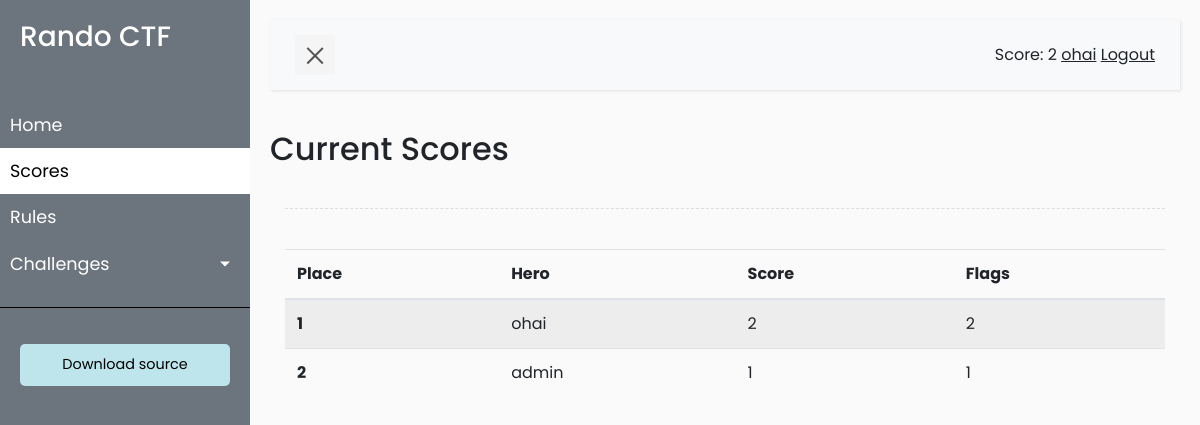
The page /scores (signed in) on the database its author committed.
### tables this page shows
CREATE TABLE `site_data` (
	`id`	INTEGER PRIMARY KEY AUTOINCREMENT UNIQUE,
	`setting_name`	TEXT,
	`setting_value`	TEXT
);

CREATE TABLE "users" (
	`id`	INTEGER PRIMARY KEY AUTOINCREMENT,
	`username`	TEXT,
	`password`	TEXT,
	`email`	TEXT,
	`score`	INTEGER,
	`admin`	INTEGER DEFAULT 0
);

### app.py (the view)
@app.route('/scores')
def scores_route():
	score_data = get_scores()
	user_info = get_user_info(session.get('userid',0))
	challenges = get_challenges()
	hl_path = get_hl_path(request.path)
	site_data = get_site_data()
	return render_template('scores.html',logged_in=is_logged_in(),user_info=user_info,score_data=score_data, challenges=challenges,
							hl_path=hl_path,site_data=site_data)

### app.py (called while the page is built, shortened)
def dict_factory(cursor, row):
	d = {}
	for idx, col in enumerate(cursor.description):
		d[col[0]] = row[idx]
	return d

def get_db():
	db = getattr(g, '_database', None)
	if db is None:
		db = g._database = sqlite3.connect(DATABASE)
		db.row_factory = dict_factory
	return db

@app.teardown_appcontext
def close_connection(exception):
	db = getattr(g, '_database', None)
	if db is not None:
		db.close()

def is_logged_in():
	return True if session.get('userid') else False

def get_user_solved(userid):
	try:
		cur = get_db().cursor()
		cur.execute('SELECT challengeid FROM scoreboard WHERE userid = ?', (userid,))
		res = cur.fetchall()
		print('get_user_solved out:', repr(res))
		return res if res is not None else []
	except Exception as e:
		print(e)
		return [{'fuck': 'shit'}]

def get_hl_path(path):
	if path == '/':
		return 'home'
	elif path == '/scores':
		return 'scores'
	elif path == '/rules':
		return 'rules'
	elif path.startswith('/challenge'):
		return 'challenges'
	else:
		return 'home'

def get_challenges(challenge_id=None):
	try:
		cur = get_db().cursor()
		if not challenge_id:
			cur.execute('SELECT id, name, description, points FROM challenges ORDER BY points, id ASC')
			res = cur.fetchall()
			return res if res is not None else {'error': 'unknown challenge'}
	except Exception as e:
		print(e)
		return {'error': str(e)}

def get_user_info(userid):
	cur = get_db().cursor()
	cur.execute('SELECT username, email, score, admin FROM users WHERE id = ? LIMIT 1', (userid,))
	res = cur.fetchone()
	print(repr(res))
	if res is None:
		return res
	res['solved'] = get_user_solved(userid)
	return res

def get_scores():
	try:
		cur = get_db().cursor()
		cur.execute('select userid, sum(points) as score, count(id) as solves,\
			(select username from users where id = userid) AS username, \
			occured from scoreboard group by userid order by score DESC, occured ASC')
		res = cur.fetchall()
		return res
	except Exception as e:
		print(e)
		return []

def get_site_data():
	cur = get_db().cursor()
	cur.execute("SELECT setting_value AS site_title FROM site_data WHERE setting_name = 'site_title' LIMIT 1")
	res = cur.fetchone()
	return res

### templates/scores.html (shortened to what this page needs)
<!DOCTYPE html>
<html>
{% include 'header.html' %}
<body>
    <div class="wrapper">
{% include 'sidebar.html' %}
        <div id="content">
{% include 'navbar.html' %}
            <h2>Current Scores</h2>
<p>
<div class="container">
<table class="table table-hover table-striped">
  <thead>
    <tr>
      <th scope="col">Place</th>
      <th scope="col">Hero</th>
      <th scope="col">Score</th>
      <th scope="col">Flags</th>
    </tr>
  </thead>
  <tbody>
{% for score in score_data %}
    <tr>
      <th scope="row">{{ loop.index }}</th>
      <td>{{ score.get('username') }}</td>
      <td>{{ score.get('score') }}</td>
      <td>{{ score.get('solves') }}</td>
    </tr>
  {% endfor %}
</div>
</p>
            <div class="line"></div>
        </div>
    </div>
</body>
</html>

### templates/sidebar.html (shortened to what this page needs)
        <nav id="sidebar">
            <div class="sidebar-header">
                <h3><a href="/">{{ site_data.get('site_title') }}</a></h3>
            </div>
            <ul class="list-unstyled components">
                <li{% if hl_path == 'home' %} class="active"{% endif %}>
                    <a href="/">Home</a>
                </li>
                <li{% if hl_path == 'scores' %} class="active"{% endif %}>
                    <a href="/scores">Scores</a>
                </li>
                <li{% if hl_path == 'rules' %} class="active"{% endif %}>
                    <a href="/rules">Rules</a>
                </li>
                <li{% if hl_path == 'challenges' %} class="active"{% endif %}>
                    <a href="#pageSubmenu" data-toggle="collapse" aria-expanded="false" class="dropdown-toggle">Challenges</a>
                </li>
            </ul>
            <ul class="list-unstyled CTAs">
                <li>
                    <a href="https://github.com/ohathar/femtoctf" class="download">Download source</a>
                </li>
            </ul>
        </nav>

### templates/navbar.html (shortened to what this page needs)
            <nav class="navbar navbar-expand-lg navbar-light bg-light">
                <div class="container-fluid">
                    <button type="button" id="sidebarCollapse" class="navbar-btn">
                        <span></span>
                    </button>
                    <div class="collapse navbar-collapse" id="navbarSupportedContent">
                        <ul class="nav navbar-nav ml-auto">
                            <li class="nav-item">
                                {% if not logged_in %}
                                <form method="POST">
                                  <div class="form-row align-items-center">
                                    <div class="col-sm-3 my-1">
                                      <label class="sr-only" for="inlineFormInput">UserName</label>
                                      <input name="username" type="text" class="form-control mb-2" id="inlineFormInput" placeholder="h4xX0r">
                                    </div>
                                    <div class="col-sm-3 my-1">
                                      <label for="inputPassword" class="sr-only">Password</label>
                                      <input name="password" type="password" id="inputPassword" class="form-control mb-2" placeholder="Password" required>
                                      <input type="hidden" name="_csrf_token" value="{{ csrf_token() }}">
                                    </div>
                                    <div class="col-sm-3 my-1">
                                      <button type="submit" class="btn btn-secondary mb-2">Login/Register</button>
                                    </div>
                                  </div>
                                </form>
                                {% else %}
                                    Score: {{ user_info.get('score') }}
                                    <a class="navbar-link" href="/profile">{{ user_info.get('username') }}</a>
                                    <a class="navbar-link" href="/logout">Logout</a>
                                {% endif %}
                            </li>
                        </ul>
                    </div>
                </div>
            </nav>

### static/css/style5.css (style rules this page uses)
body { font-family: 'Poppins', sans-serif; background: #fafafa; }
p { font-family: 'Poppins', sans-serif; font-size: 1.1em; font-weight: 300; line-height: 1.7em; color: #999; }
a, a:hover, a:focus { color: inherit; text-decoration: none; transition: all 0.3s; }
.navbar-link { text-decoration: underline; }
.navbar { padding: 15px 10px; background: #fff; border: none; border-radius: 0; margin-bottom: 40px; box-shadow: 1px 1px 3px rgba(0, 0, 0, 0.1); }
.navbar-btn { box-shadow: none; outline: none !important; border: none; }
.line { width: 100%; height: 1px; border-bottom: 1px dashed #ddd; margin: 40px 0; }
.wrapper { display: flex; width: 100%; align-items: stretch; perspective: 1500px; }
#sidebar { min-width: 250px; max-width: 250px; background: #6c757d; color: #fff; transition: all 0.6s cubic-bezier(0.945, 0.020, 0.270, 0.665); transform-origin: bottom left; }
#sidebar .sidebar-header { padding: 20px; background: #6c757d; }
#sidebar ul.components { padding: 20px 0; border-bottom: 1px solid #000; }
#sidebar ul li a { padding: 10px; font-size: 1.1em; display: block; }
#sidebar ul li.active > a, a[aria-expanded="true"] { color: #000; background: #fff; }
a[data-toggle="collapse"] { position: relative; }
.dropdown-toggle::after { display: block; position: absolute; top: 50%; right: 20px; transform: translateY(-50%); }
ul.CTAs { padding: 20px; }
ul.CTAs a { text-align: center; font-size: 0.9em !important; display: block; border-radius: 5px; margin-bottom: 5px; }
a.download { background: #bee5eb; color: #000; }
#content { width: 100%; padding: 20px; min-height: 100vh; transition: all 0.3s; }
#sidebarCollapse { width: 40px; height: 40px; background: #f5f5f5; cursor: pointer; }
#sidebarCollapse span { width: 80%; height: 2px; margin: 0 auto; display: block; background: #555; transition: all 0.8s cubic-bezier(0.810, -0.330, 0.345, 1.375); transition-delay: 0.2s; }
#sidebarCollapse span:last-of-type { transform: rotate(-45deg) translate(1px, -1px); }

### rows shown on the page
site_data: get "Rando CTF"
users: get "ohai", get "2"

### other values the page prints
{{ user_info.get('score') }} "2"
{{ score.get('username') }} "admin"
{{ score.get('score') }} "1"
{{ score.get('solves') }} "1"
